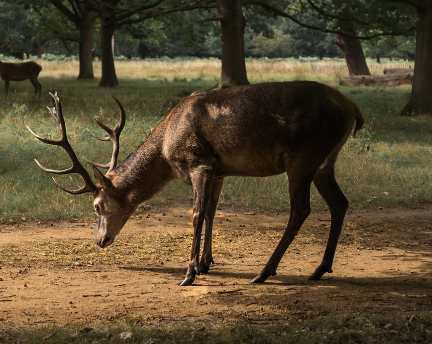
#> input picture Images/deer2.png, 432 x 344 px; its folder holds only this picture in this run
$ python -i main.py   (imports and definitions only)   (older library calls are emulated)
#> lines starting #> are read from the running program, lines starting #| are printed output that depends on the picture
# Imports
from functools import partial
from tkinter import *
from tkinter import filedialog as fd
import os
import shutil
from PIL import ImageTk, Image
import matplotlib.pyplot as plt
import matplotlib.figure as mplfig
import matplotlib.backends.backend_tkagg as tkagg
from matplotlib.backends.backend_tkagg import FigureCanvasTkAgg
from matplotlib.figure import Figure
from pandas import DataFrame
import fileinput
import sys
import getpass

# Global Photo List
photolist = {}  # Global dictionary holding all images names and inventories.


# [34 lines left out: function popup_bonus, not called in this run]


def UpdatePhotoList():  # returns the updated photolist (Set photolist = to it to use it properly)
    fmaster = open("master.txt", "r")  # Open File
    lines = fmaster.readlines()  # Get each line separately
    photolist = {}  # initialize to no images
    for line in lines:
        sepLine = line.split(",")  # Get each line seperated
        photolist[sepLine[0]] = int(sepLine[1])  # Add each line of file to Dictionary
    fmaster.close()  # Close file
    return photolist


# [153 lines left out: functions replaceLine, AddtoFile, DownloadPhoto, OpenPhoto, clearMasterTxt, ChangeScreen and 4 more, not called in this run]


def printHomeImgs(bottomframe):  # Helper for the HomePage window to print all photos
    photolist = UpdatePhotoList()  # Update Imgs in photolist from master.txt

    icon_path = os.path.dirname(os.path.realpath("Icons"))  # Find Icon Path

    # Photo initialization for Inventory Icons
    plusicon_dir = icon_path + "/Icons/plusPS.png"
    plusicon = PhotoImage(file=plusicon_dir)
    plusiconformat = plusicon.subsample(15, 15)
    panelplus = Label(bottomframe, image=plusiconformat)
    panelplus.photo = plusiconformat
    minusicon_dir = icon_path + "/Icons/minusPS.png"
    minusicon = PhotoImage(file=minusicon_dir)
    minusiconformat = minusicon.subsample(15, 15)
    panelminus = Label(bottomframe, image=minusiconformat)
    panelminus.photo = minusiconformat

    col = -2  # As col increment by 2 at beginning, set to -2
    rowinv = 0  # Start in row 1 (0)

    # Huge FOR loop for each photo on dashboard
    for photo in photolist:
        col += 2  # Increment cols by 2 (some widgets take up 2 columns)

        # Determine the name of the photo (Accounts for lengthy names)
        global photolabel
        if len(photo) > 18:
            photolabel = Label(bottomframe, text=photo[0:18], font=('Ariel', 14, 'bold'))
        else:
            photolabel = Label(bottomframe, text=photo, font=('Ariel', 14, 'bold'))
        photolabel.grid(column=col, row=1+rowinv, pady=1, columnspan=2)

        # Rename Button Functionality
        rename = Button(bottomframe, text="Rename", command=lambda photo=photo: renamephoto(photo))
        rename.grid(column=col, row=5+rowinv, sticky=W, padx=2)

        # Load + resize the image
        photoname = "Images/"
        photoname += photo
        load = Image.open(photoname)
        imgsize = 150
        load = load.resize((imgsize, imgsize), Image.ANTIALIAS)
        render = ImageTk.PhotoImage(load)
        img = Label(bottomframe, image=render)
        img.image = render
        img.grid(column=col, row=3+rowinv, padx=5, pady=5, columnspan=2)  # Rowinv changes once 6 images are in 1st row

        # Display the inventory on dashboard
        global invlabel
        invlabel = Label(bottomframe, text=f"Inventory: {photolist[photo]}", font=('Ariel', 14, 'bold'))
        invlabel.grid(column=col, row=4+rowinv)

        # Increase inventory button
        invup = Button(bottomframe, image=panelplus.photo, relief="flat", border=1, bd=0, highlightthickness=0,
                       command=lambda photo=photo: changeInv(photo, HomePage, window, 1, photolist))
        invup.grid(column=col+1, row=4+rowinv, sticky=E)

        # Decrease inventory button
        invdown = Button(bottomframe, image=panelminus.photo,
                         command=lambda photo=photo: changeInv(photo, HomePage, window, -1, photolist))
        invdown.grid(column=col + 1, row=5+rowinv, sticky=E, padx=2)

        # Download button
        download = Button(bottomframe, text="Download",
                         command=lambda photo=photo: DownloadPhoto(photo))
        download.grid(column=col, row=6 + rowinv, sticky=W, padx=2)

        # If there are more than 6 photos, start printing on second row
        if col > 8 and rowinv == 0:
            col = -2
            rowinv = 6


# [66 lines left out: functions PrintMenuBar, sizeOfImg, not called in this run]


def truncate_keys(a, length):  # Truncate all of the keys for a dictionary
    return dict((k[:length], v) for k, v in a.items())


# [11 lines left out: function SearchInventory, not called in this run]


class InfoPage:
    # [95 lines left out: function __init__, not called in this run]


class HomePage:
    # [33 lines left out: functions __init__, main, not called in this run]


# [1 line not run here, left out]

>>> import cv2
>>> picture = cv2.imread('Images/deer2.png', cv2.IMREAD_GRAYSCALE)
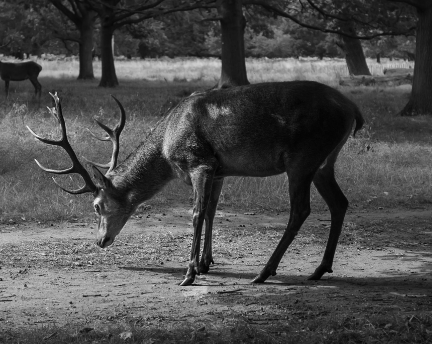
#> picture: shape (344, 432); min 1, max 244, mean 77.9
>>> result = printHomeImgs(picture)
#> (reads master.txt from the repository)
#> (the run stopped early here; a loop or call above may not have finished)
